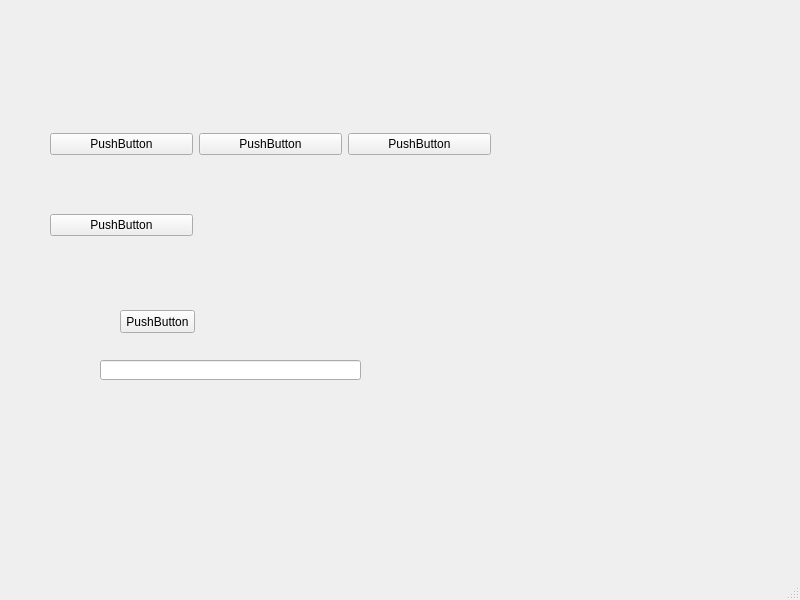
<?xml version="1.0" encoding="UTF-8"?>
<ui version="4.0">
 <class>MainWindow</class>
 <widget class="QMainWindow" name="MainWindow">
  <property name="geometry">
   <rect>
    <x>0</x>
    <y>0</y>
    <width>800</width>
    <height>600</height>
   </rect>
  </property>
  <property name="windowTitle">
   <string>MainWindow</string>
  </property>
  <widget class="QWidget" name="centralwidget">
   <widget class="QWidget" name="widget" native="true">
    <property name="geometry">
     <rect>
      <x>50</x>
      <y>80</y>
      <width>441</width>
      <height>211</height>
     </rect>
    </property>
    <layout class="QGridLayout" name="gridLayout">
     <item row="0" column="2">
      <widget class="QPushButton" name="pushButton_2">
       <property name="text">
        <string>PushButton</string>
       </property>
      </widget>
     </item>
     <item row="0" column="3">
      <widget class="QPushButton" name="pushButton_3">
       <property name="text">
        <string>PushButton</string>
       </property>
      </widget>
     </item>
     <item row="0" column="1">
      <widget class="QPushButton" name="pushButton">
       <property name="text">
        <string>PushButton</string>
       </property>
      </widget>
     </item>
     <item row="1" column="1">
      <widget class="QPushButton" name="pushButton_4">
       <property name="text">
        <string>PushButton</string>
       </property>
      </widget>
     </item>
    </layout>
   </widget>
   <widget class="QLineEdit" name="lineEdit">
    <property name="geometry">
     <rect>
      <x>100</x>
      <y>360</y>
      <width>261</width>
      <height>20</height>
     </rect>
    </property>
   </widget>
   <widget class="QPushButton" name="pushButton_5">
    <property name="geometry">
     <rect>
      <x>120</x>
      <y>310</y>
      <width>75</width>
      <height>23</height>
     </rect>
    </property>
    <property name="text">
     <string>PushButton</string>
    </property>
   </widget>
  </widget>
  <widget class="QMenuBar" name="menubar">
   <property name="geometry">
    <rect>
     <x>0</x>
     <y>0</y>
     <width>800</width>
     <height>23</height>
    </rect>
   </property>
  </widget>
  <widget class="QStatusBar" name="statusbar"/>
 </widget>
 <resources/>
 <connections/>
</ui>
